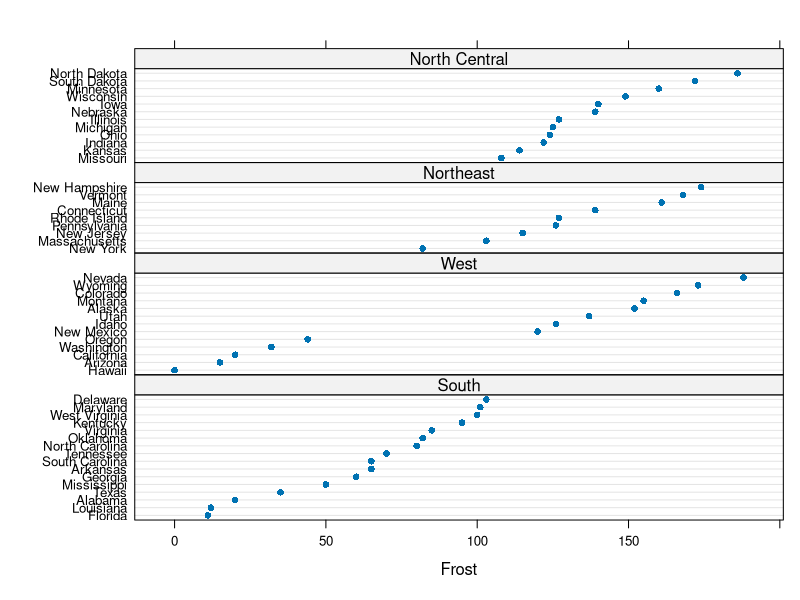
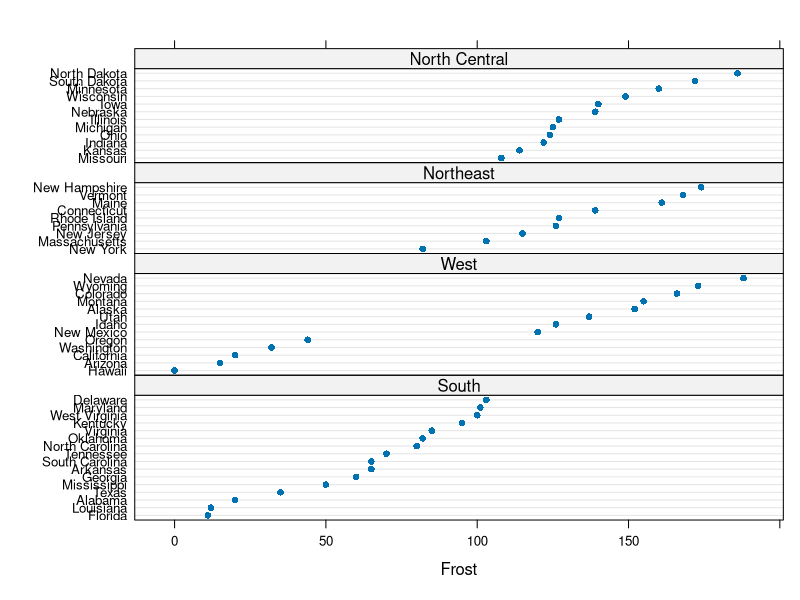

R code for these plots, in order:
library(latticeExtra)


### Name: resizePanels
### Title: Resize panels to match data scales
### Aliases: resizePanels
### Keywords: dplot

### ** Examples


state <- data.frame(state.x77, state.region, state.name)
state$state.name <-
    with(state, reorder(reorder(state.name, Frost),
                        as.numeric(state.region)))
dpfrost <-
    dotplot(state.name ~ Frost | reorder(state.region, Frost),
            data = state, layout = c(1, 4),
            scales = list(y = list(relation = "free")))

## approximate
resizePanels(dpfrost,
             h = with(state, table(reorder(state.region, Frost))))

## exact (including boundary padding)
resizePanels()
